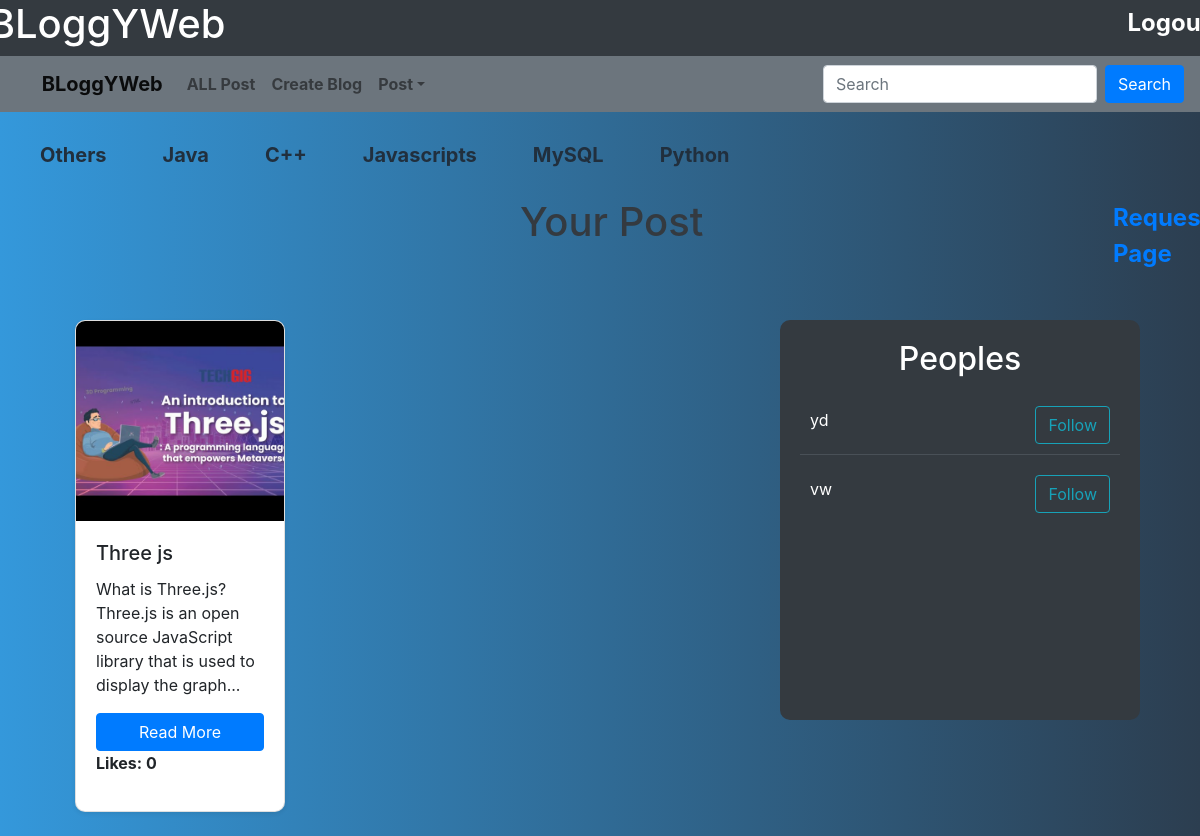
The page /viewblog/ (signed in) on the database its author committed.
### blog/models.py (models this page shows, shortened)
class Post(models.Model):
    POST_Categories = (
    (1, "Others"),
    (2, "Java"),
    (3, "C++"),
    (4, "Javascripts"),
    (5, "MySQL"),
    (6, "Python")
    )
    author = models.ForeignKey(CustomUser, on_delete=models.CASCADE, related_name='posts')
    title = models.CharField(max_length=100)
    content = models.TextField()
    type = models.IntegerField(choices=POST_Categories)
    image = models.ImageField(
        upload_to='blog/',
        validators=[FileExtensionValidator(allowed_extensions=['jpg', 'png', 'gif','jpeg'])]
    )

class CustomUser(AbstractUser):
    phoneNumber = models.CharField(max_length=15, blank=True, null=True)

### blog/views.py (the view)
# urls.py: path('viewblog/', viewblog, name='viewblog'),
@login_required(login_url="login")
def viewblog(request):
    all_user = CustomUser.objects.all()
    post_type = {key: value for key, value in Post.POST_Categories}
    user_posts = Post.objects.filter(author=request.user)
    posts = Post.objects.all()
    likes_count = {post.id: Likes.objects.filter(post=post).count() for post in posts}
    friend_list = Friends.objects.filter(user_id=request.user.id)
    friend_ids = [friend.friend_id for friend in friend_list]  # Assuming friend_id is the field holding the friend's user ID
    current_user = request.user.id
    user_list = CustomUser.objects.all()
    return render(request, 'subtemplate/viewblog.html', {
        'posts': user_posts,
        'post': posts,
        'likes_count': likes_count,
        'post_type': post_type,
        'nbar': 'Home',
        'user_list': user_list,
        'friend_ids': friend_ids,  # Pass the list of friend ID
        'current_user': current_user,
    })

### blog/templates/subtemplate/viewblog.html (shortened to what this page needs)
{% extends 'base.html' %}
{% load static %}
{% block nav2 %}
<nav2>
    {% for key, value in post_type.items %}
    <div class="bg-transparent nav2-div">
        <ul class="nav">
            <li class="nav-item">
                <a class="nav-link nav2 ml-4 mb-3" href="{% url 'blog_type' key %}"><strong>{{ value }}</strong></a>
            </li>
        </ul>
    </div>
    {% endfor %}
</nav2>
{% endblock %}
{% block pagetitle %}
<div class="title-div">
    <div><h1 class="text-dark p-1">Your Post</h1></div>
    <div id="request_page"><b><a href="{% url 'request' %}" class="text-primary">Requests Page</a></b></div>
</div>
{% endblock %}
{% block content %}
<div class="container-fluid mt-5 d-flex">
    <div id="one" class="col-md-8">
        <div class="row">
            {% for data in posts %}
            <div class="col-md-4 mb-4">
                <div class="card shadow-sm hover-card">
                    <img src="{{ data.image.url }}" class="card-img-top" alt="{{ data.title }}" />
                    <div class="card-body">
                        <h5 class="card-title">{{ data.title }}</h5>
                        <p class="card-text">{{ data.content|slice:':100' }}...</p>
                        <a href="{% url 'post_detail' data.id %}" class="btn btn-primary">Read More</a>
                        {% for key, value in likes_count.items %}
                        {% if key == data.id %}
                        <p><strong>Likes: {{ value }}</strong></p>
                        {% endif %}
                        {% endfor %}
                    </div>
                </div>
            </div>
            {% endfor %}
        </div>
    </div>
    <div id="two" class="col-md-4 people-div">
        <h2 class="text-center">Peoples</h2>
        <div class="inner">
            {% for data in user_list %}
            {% if data.id != current_user and data.id not in friend_ids %}
            <div class="user-list-item d-flex justify-content-between align-items-center">
                <span>{{ data.username }}</span>
                <a href="{% url 'generate_request' data.id %}">
                    <button class="btn btn-outline-info follow-btn">Follow</button>
                </a>
            </div>
            {% endif %}
            {% endfor %}
        </div>
    </div>
</div>
{% endblock %}

### blog/templates/subtemplate/viewblog.html (style rules this page uses)
.title-div { display: flex; margin-bottom: 20px; padding-left: 43%; margin-right: 5%; }
.hover-card { border-radius: 10px; overflow: hidden; transition: transform 0.2s ease; }
.card-img-top { height: 200px; object-fit: cover; }
.btn { display: block; margin-top: 10px; }
#two { background: #343a40; color: white; border-radius: 10px; padding: 20px; height: 400px; overflow-y: auto; }
.inner { display: flex; flex-direction: column; }
.user-list-item { padding: 10px; border-bottom: 1px solid #495057; }
.user-list-item:last-child { border-bottom: none; }
.follow-btn { margin-left: 10px; }
#request_page { width: 80px; height: auto; color: black; font-size: x-large; padding-top: 6px; padding-left: 65%; }

### blog/templates/base.html (style rules this page uses)
body { background: #2c3e50; background: -webkit-linear-gradient(to right, #3498db, #2c3e50); background: linear-gradient(to right, #3498db, #2c3e50); }
.nav2-div { display: flex; justify-content: center; }
.nav2 { color: #212f3d; font-size: 20px; display: flex; }
nav2 { display: flex; }
.nav-item { color: black; }

### rows shown on the page
Post: image (placeholder picture), title "Three js", content "What is Three.js? Three.js is an open source JavaScript library that is used to display the graph", likes_count "0"
CustomUser: username "yd"
CustomUser: username "vw"

### other values the page prints
{{ value }} "Others" "Java" "C++" "Javascripts" "MySQL" "Python"
